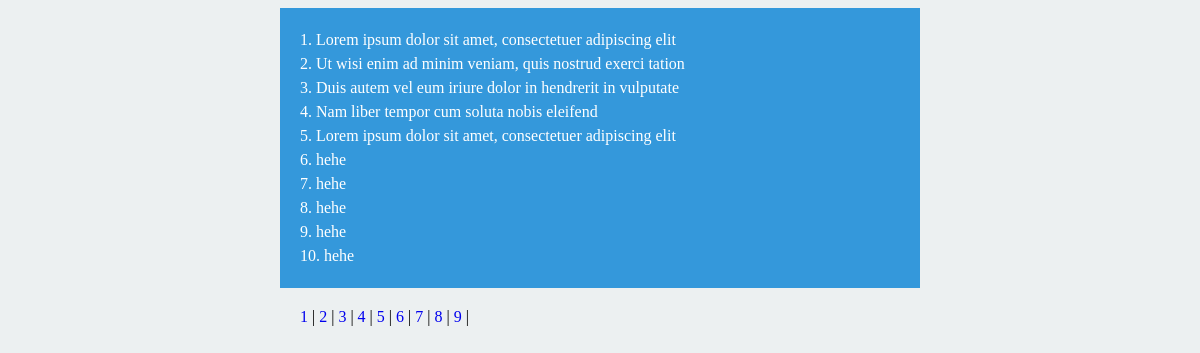
The app's page /ass11/index.php with its own data.
### tables this page shows
CREATE TABLE `tintuc` (
  `id` int(10) NOT NULL,
  `title` varchar(255) NOT NULL
);

### ass11/index.php (the view, shortened to what this page needs)
<?php
$conn = mysqli_connect("localhost", "root", "", "phantrang");
if(isset($_GET['page'])){
$page = $_GET['page'];
}else{
$page = 1;
}
$limit = 10;
$start = ($page - 1) * $limit;
$total_title = mysqli_num_rows(mysqli_query($conn, "SELECT * FROM tintuc"));
$total_page = $total_title/$limit;
$query = "SELECT * FROM tintuc LIMIT ".$start.", ".$limit;
$result = mysqli_query($conn, $query);
echo "<div class=\"title\">";
while($row = mysqli_fetch_array($result)){
echo '<a href="#">'.$row['id'].'. '.$row['title'].'</a><br />';
}
echo "</div>";
echo "<div class=\"pagination\">";
for($i = 1; $i <= $total_page; $i++){
echo '<a href="index.php?page='.$i.'">'.$i.'</a> | ';
}
echo "</div>";
?>

### ass11/index.php (style rules this page uses)
a:link, a:visited { text-decoration: none; }
.title, .pagination { width: 600px; margin: 0 auto; margin-bottom: 20px; }
.title { background: #3498db; padding: 20px; line-height: 1.5; }
.title a { color: #fff; }

### records on screen
tintuc: id "1", title "Lorem ipsum dolor sit amet, consectetuer adipiscing elit"
tintuc: id "2", title "Ut wisi enim ad minim veniam, quis nostrud exerci tation"
tintuc: id "3", title "Duis autem vel eum iriure dolor in hendrerit in vulputate"
tintuc: id "4", title "Nam liber tempor cum soluta nobis eleifend"
tintuc: id "5", title "Lorem ipsum dolor sit amet, consectetuer adipiscing elit"
tintuc: id "6", title "hehe"
tintuc: id "7", title "hehe"
tintuc: id "8", title "hehe"
tintuc: id "9", title "hehe"
tintuc: id "10", title "hehe"
